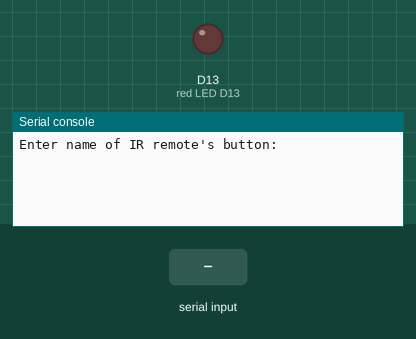
This program was run on a simulated Circuit Playground running CircuitPython. On the bench: output pins drawn as LEDs (lit = HIGH), the last lines printed to the serial console. The inputs (shaded band) are chosen by the test bench. Pins used as bus, display or sensor lines are not drawn.

Above: at 1.2 s.
1.3 s: "brightwhite" typed at the serial console, then Enter
At 2.0 s:
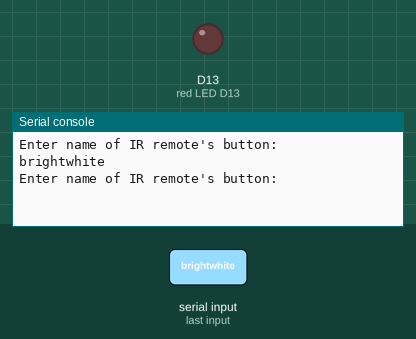
2.8 s: "dimwhite" typed at the serial console, then Enter
At 3.1 s:
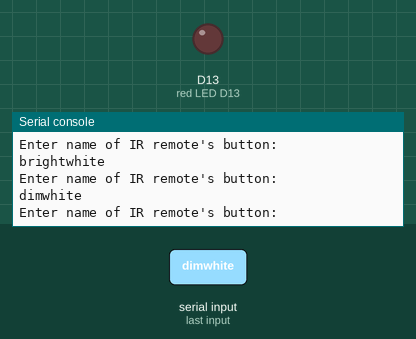
4.3 s: "diyflash" typed at the serial console, then Enter
At 5.5 s:
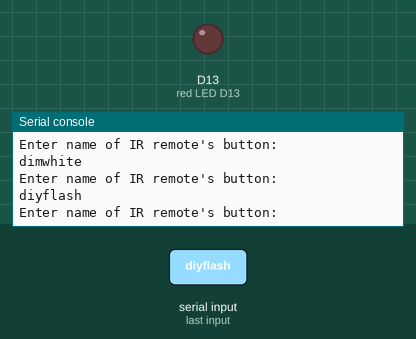
5.8 s: "higher" typed at the serial console, then Enter
At 6.6 s:
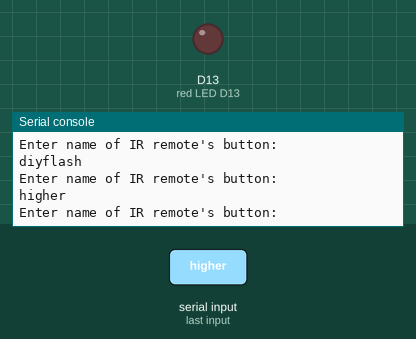
7.3 s: "hourtimer" typed at the serial console, then Enter
At 7.8 s:
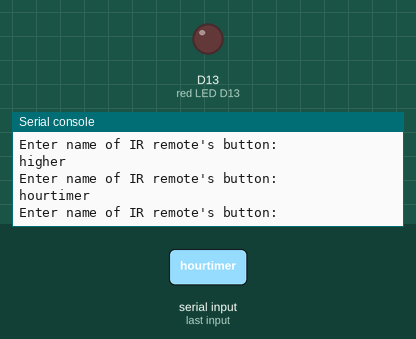
8.8 s: "off" typed at the serial console, then Enter
At 10.1 s:
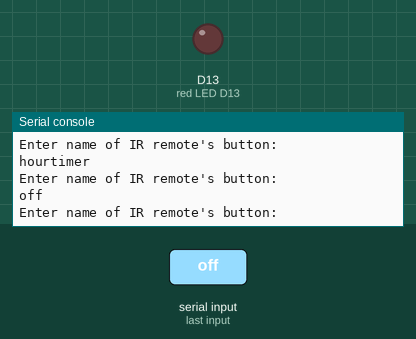

Measured:
- after the input at 1.3 s, the serial console: prints a new line at once (image 1)
- after the input at 2.8 s, the serial console: prints a new line at once (image 2)
- after the input at 4.3 s, the serial console: prints a new line at once (image 3)
- after the input at 5.8 s, the serial console: prints a new line at once (image 4)
- after the input at 7.3 s, the serial console: prints a new line at once (image 5)
- after the input at 8.8 s, the serial console: prints a new line at once (image 6)

The program:

ir-send-pcs2.py
```python
### ir-send-pcs2 v1.0
### Circuit Playground Express (CPX) simple IR transmitter example (PCS II)
### Very simple code sender to test codes generated by ir-decode-to-python
### from an RGBW lightbulb with by a "Practical Colorful Series II" remote

### copy this file to CPX as main.py

### MIT License

### Copyright (c) 2018 Kevin J. Walters

### Permission is hereby granted, free of charge, to any person obtaining a copy
### of this software and associated documentation files (the "Software"), to deal
### in the Software without restriction, including without limitation the rights
### to use, copy, modify, merge, publish, distribute, sublicense, and/or sell
### copies of the Software, and to permit persons to whom the Software is
### furnished to do so, subject to the following conditions:

### The above copyright notice and this permission notice shall be included in all
### copies or substantial portions of the Software.

### THE SOFTWARE IS PROVIDED "AS IS", WITHOUT WARRANTY OF ANY KIND, EXPRESS OR
### IMPLIED, INCLUDING BUT NOT LIMITED TO THE WARRANTIES OF MERCHANTABILITY,
### FITNESS FOR A PARTICULAR PURPOSE AND NONINFRINGEMENT. IN NO EVENT SHALL THE
### AUTHORS OR COPYRIGHT HOLDERS BE LIABLE FOR ANY CLAIM, DAMAGES OR OTHER
### LIABILITY, WHETHER IN AN ACTION OF CONTRACT, TORT OR OTHERWISE, ARISING FROM,
### OUT OF OR IN CONNECTION WITH THE SOFTWARE OR THE USE OR OTHER DEALINGS IN THE
### SOFTWARE.

import time

import pulseio
import board
import adafruit_irremote
from adafruit_circuitplayground.express import cpx

### 38kHz modulation with 50% duty cycle (represented by 2**15==32768)
pwm = pulseio.PWMOut(board.IR_TX,
                    frequency=38000,
                    duty_cycle=2**15)
pulseout = pulseio.PulseOut(pwm)

### Create an encoder for NEC IR timed pulses (in microseconds)
### NEC values from Adafruit example - these do work for PCS II
##encoder = adafruit_irremote.GenericTransmit(header=[9500, 4500],
##                                            one=   [550,   550],
##                                            zero=  [550,  1700],
##                                            trail=0)
### Observed values
encoder = adafruit_irremote.GenericTransmit(header=[9000, 4500],
                                            one=   [575,   550],
                                            zero=  [600,  1650],
                                            trail=0)


### Practical Colorful Series II remote for RGBW lightbulbs
### There's clear potential here to store these more neatly
### in a separate per remote control file/database
### generated by ir-decode-to-python.py
ircodes = [
           [255, 0, 93, 162],
           [255, 0, 157, 98],
           [255, 0, 29, 226],
           [255, 0, 221, 34],
           [255, 0, 253, 2],
           [255, 0, 61, 194],
           [255, 0, 31, 224],
           [255, 0, 87, 168],
           [255, 0, 111, 144],
           [255, 0, 151, 104],
           [255, 0, 103, 152],
           [255, 0, 79, 176],
           [255, 0, 207, 48],
           [255, 0, 231, 24],
           [255, 0, 133, 122],
           [255, 0, 189, 66],
           [255, 0, 181, 74],
           [255, 0, 173, 82],
          ]
irnames = {
           "on": 0,
           "brightwhite": 1,
           "off": 2,
           "diyflash": 3,
           "dimwhite": 4,
           "hourtimer": 5,
           "smooth": 6,
           "higher": 7,
           "lower": 8,
           "preset1": 9,
           "preset2": 10,
           "preset3": 11,
           "red1": 12,
           "green2": 13,
           "blue3": 14,
           "green1": 15,
           "blue2": 16,
           "red3": 17,
          }

### loop asking the user to type name of button they wish to send
### pre-empty any ValueError exceptions with in test
while True:
    name = input("Enter name of IR remote's button: ")

    ### TODO - would be useful to be able to send the NEC repeat code
    if name in irnames:
        cpx.red_led = True
        ### 3.0.0 libs unintentionally spit debug output, fixed by
        ### https://github.com/adafruit/Adafruit_CircuitPython_IRRemote/commit/e209d5620aceb08751f07e40b3e6690ff8ae5747#diff-0fe75fc9012f8da2c58900053dfb98cb
        encoder.transmit(pulseout, ircodes[irnames[name]])
        cpx.red_led = False
    else:
        print(name, "is not a known button")
        print("names are:", " ".join((sorted(list(irnames.keys())))))
```
